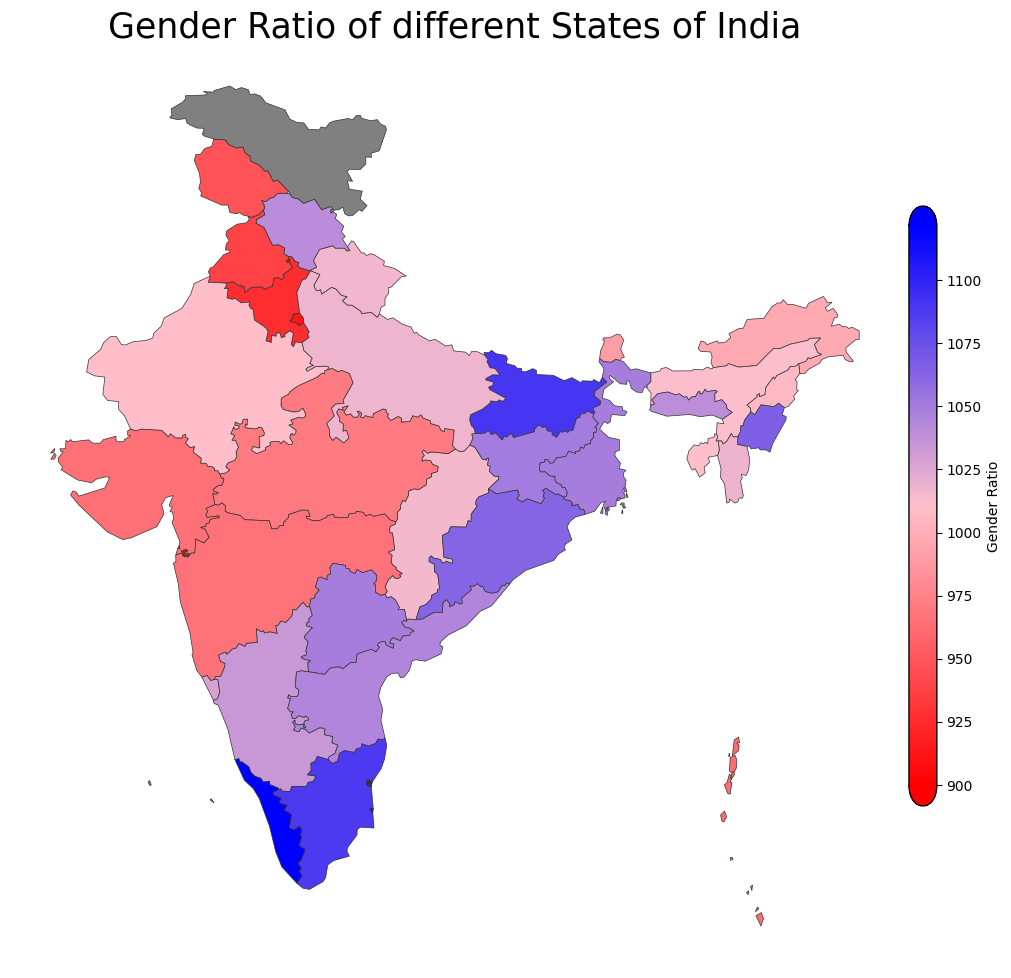

Python code for this plot:
#!/usr/bin/env python
# coding: utf-8

# In[ ]:


import pandas as pd
import matplotlib.pyplot as plt
import matplotlib.cm as cm
from matplotlib.colors import LinearSegmentedColormap
from matplotlib import mlab
import matplotlib as mpl
import geopandas as gpd
import numpy as np


# In[ ]:


gdf_shapefile = gpd.read_file('/content/india-polygon.shp')
gdf_shapefile.head()


# In[ ]:


df = pd.read_csv('/content/Indian States - Indian States.csv')
df['State'] = df['State'].replace({
    'Andaman And Nicobar': 'Andaman and Nicobar Islands',
    'Dadra And Nagar Haveli': 'Dadra and Nagar Haveli'
})
df.head()


# In[ ]:


gdf = gdf_shapefile.merge(df, how='outer', left_on='st_nm', right_on='State')

# Fill missing gender ratio values with 'NA'
gdf_new = gdf.drop('id', axis=1)
gdf_new = gdf_new.drop('State', axis=1)
gdf_new = gdf_new.drop('0', axis=1)
gdf_new.columns = ['State', 'geometry','Ratio']

gdf_new['Ratio'].fillna(0, inplace=True)
gdf_new.loc[gdf['Ratio'].isna(), 'Ratio'] = 0

# min(gdf['Ratio'])
gdf.head()


# # *This code is specifically for horizontal rounded-edge legend*

# In[ ]:


import numpy as np
import matplotlib.pyplot as plt
import matplotlib.path as mpath
import matplotlib.patches as patches
import matplotlib as mpl
from matplotlib.colors import LinearSegmentedColormap

# Sample data and preparation (assuming gdf, custom_cmap, norm are defined)
na_color = 'grey'
vmax = 1121
vmin = 900
custom_cmap = LinearSegmentedColormap.from_list('custom_colormap', [(0, 'red'), (0.5, 'pink'), (1, 'blue')], N=256)
custom_cmap.set_bad(na_color)

norm = mpl.colors.Normalize(vmax=vmax, vmin=vmin)

fig, ax = plt.subplots(1, figsize=(12, 12))
ax.set_title('Gender Ratio of different States of India', fontdict={'fontsize': 25, 'fontweight': 10, 'color': 'black'}, pad=0.01)

# Create the colorbar
orientation = "vertical"  # Change to "vertical" if needed
colorbar_fraction = 0.03  # Adjust this value to change the length of the colorbar
cb = fig.colorbar(mpl.cm.ScalarMappable(norm=norm, cmap=custom_cmap), ax=ax, label='Gender Ratio', orientation=orientation, fraction=colorbar_fraction, pad=0.01)
cb.outline.set_visible(False)

# Extend colorbar
bot = -0.05
top = 1.05

# Upper bound
xy_upper = np.array([[0, 1], [0, top], [1, top], [1, 1]])
if orientation == "horizontal":
    xy_upper = xy_upper[:, ::-1]

color = cb.cmap(cb.norm(cb._values[-1]))
patch_upper = patches.PathPatch(
    mpath.Path(xy_upper, [mpath.Path.MOVETO, mpath.Path.CURVE4, mpath.Path.CURVE4, mpath.Path.CURVE4]),
    facecolor=color,
    linewidth=0,
    antialiased=False,
    transform=cb.ax.transAxes,
    clip_on=False,
)
cb.ax.add_patch(patch_upper)

# Lower bound
xy_lower = np.array([[0, 0], [0, bot], [1, bot], [1, 0]])
if orientation == "horizontal":
    xy_lower = xy_lower[:, ::-1]

color = cb.cmap(cb.norm(cb._values[0]))
patch_lower = patches.PathPatch(
    mpath.Path(xy_lower, [mpath.Path.MOVETO, mpath.Path.CURVE4, mpath.Path.CURVE4, mpath.Path.CURVE4]),
    facecolor=color,
    linewidth=0,
    antialiased=False,
    transform=cb.ax.transAxes,
    clip_on=False,
)
cb.ax.add_patch(patch_lower)

# Outline
xy_outline = np.array([[0, 0], [0, bot], [1, bot], [1, 0], [1, 1], [1, top], [0, top], [0, 1], [0, 0]])
if orientation == "horizontal":
    xy_outline = xy_outline[:, ::-1]

curve = [mpath.Path.MOVETO, mpath.Path.CURVE4, mpath.Path.CURVE4, mpath.Path.CURVE4, mpath.Path.LINETO,
         mpath.Path.CURVE4, mpath.Path.CURVE4, mpath.Path.CURVE4, mpath.Path.LINETO]
path = mpath.Path(xy_outline, curve, closed=True)

patch_outline = patches.PathPatch(
    path, facecolor="None", lw=1, transform=cb.ax.transAxes, clip_on=False
)
cb.ax.add_patch(patch_outline)
ax.axis('off')
# Plot the data (assuming gdf is defined)
gdf.plot(column='Ratio', cmap=custom_cmap, norm=norm, linewidth=0.5, ax=ax, edgecolor='0.2', legend=False, missing_kwds={'color': na_color}, label='Gender Ratio')

plt.show()


# ## For pointed colorbar edges

# In[ ]:


import numpy as np
import matplotlib.pyplot as plt
import matplotlib.path as mpath
import matplotlib.patches as patches
import matplotlib as mpl
from matplotlib.colors import LinearSegmentedColormap

# Sample data and preparation (assuming gdf, custom_cmap, norm are defined)
na_color = 'grey'
vmax = 1121
vmin = 900
custom_cmap = LinearSegmentedColormap.from_list('custom_colormap', [(0, 'red'), (0.5, 'pink'), (1, 'blue')], N=256)
custom_cmap.set_bad(na_color)

norm = mpl.colors.Normalize(vmax=vmax, vmin=vmin)

fig, ax = plt.subplots(1, figsize=(12, 12))
ax.set_title('Sample', fontdict={'fontsize': 25, 'fontweight': 10, 'color': 'black'}, pad=0.01)

# Create the colorbar
orientation = "vertical"  # Change to "horizontal" if needed
colorbar_fraction = 0.03  # Adjust this value to change the length of the colorbar
cb = fig.colorbar(mpl.cm.ScalarMappable(norm=norm, cmap=custom_cmap), ax=ax, label='Color', orientation=orientation, fraction=colorbar_fraction, pad=0.01)
cb.outline.set_visible(False)

# Extend colorbar
bot = -0.05
top = 1.05

# Roundness control variable
roundness_control = 0.01  # Adjust this value to change the roundness

# Upper bound
xy_upper = np.array([
    [0, 1],
    [0.5 - roundness_control, top],
    [0.5 + roundness_control, top],
    [1, 1]
])
if orientation == "horizontal":
    xy_upper = xy_upper[:, ::-1]

color = cb.cmap(cb.norm(cb._values[-1]))
patch_upper = patches.PathPatch(
    mpath.Path(xy_upper, [mpath.Path.MOVETO, mpath.Path.CURVE3, mpath.Path.CURVE3, mpath.Path.LINETO]),
    facecolor=color,
    linewidth=0,
    antialiased=False,
    transform=cb.ax.transAxes,
    clip_on=False,
)
cb.ax.add_patch(patch_upper)

# Lower bound
xy_lower = np.array([
    [0, 0],
    [0.5 - roundness_control, bot],
    [0.5 + roundness_control, bot],
    [1, 0]
])
if orientation == "horizontal":
    xy_lower = xy_lower[:, ::-1]

color = cb.cmap(cb.norm(cb._values[0]))
patch_lower = patches.PathPatch(
    mpath.Path(xy_lower, [mpath.Path.MOVETO, mpath.Path.CURVE3, mpath.Path.CURVE3, mpath.Path.LINETO]),
    facecolor=color,
    linewidth=0,
    antialiased=False,
    transform=cb.ax.transAxes,
    clip_on=False,
)
cb.ax.add_patch(patch_lower)

# Outline
xy_outline = np.array([
    [0, 0],
    [0.5 - roundness_control, bot],
    [0.5 + roundness_control, bot],
    [1, 0],
    [1, 1],
    [0.5 + roundness_control, top],
    [0.5 - roundness_control, top],
    [0, 1],
    [0, 0]
])
if orientation == "horizontal":
    xy_outline = xy_outline[:, ::-1]

curve = [mpath.Path.MOVETO, mpath.Path.CURVE3, mpath.Path.CURVE3, mpath.Path.LINETO, mpath.Path.LINETO, mpath.Path.CURVE3, mpath.Path.CURVE3, mpath.Path.LINETO, mpath.Path.LINETO]
path = mpath.Path(xy_outline, curve, closed=True)

patch_outline = patches.PathPatch(
    path, facecolor="None", lw=1, transform=cb.ax.transAxes, clip_on=False
)
cb.ax.add_patch(patch_outline)
ax.axis('off')
# Plot the data (assuming gdf is defined)
gdf.plot(column='Ratio', cmap=custom_cmap, norm=norm, linewidth=0.5, ax=ax, edgecolor='0.2', legend=False, missing_kwds={'color': na_color}, label='Gender Ratio')

plt.show()


# In[ ]:
